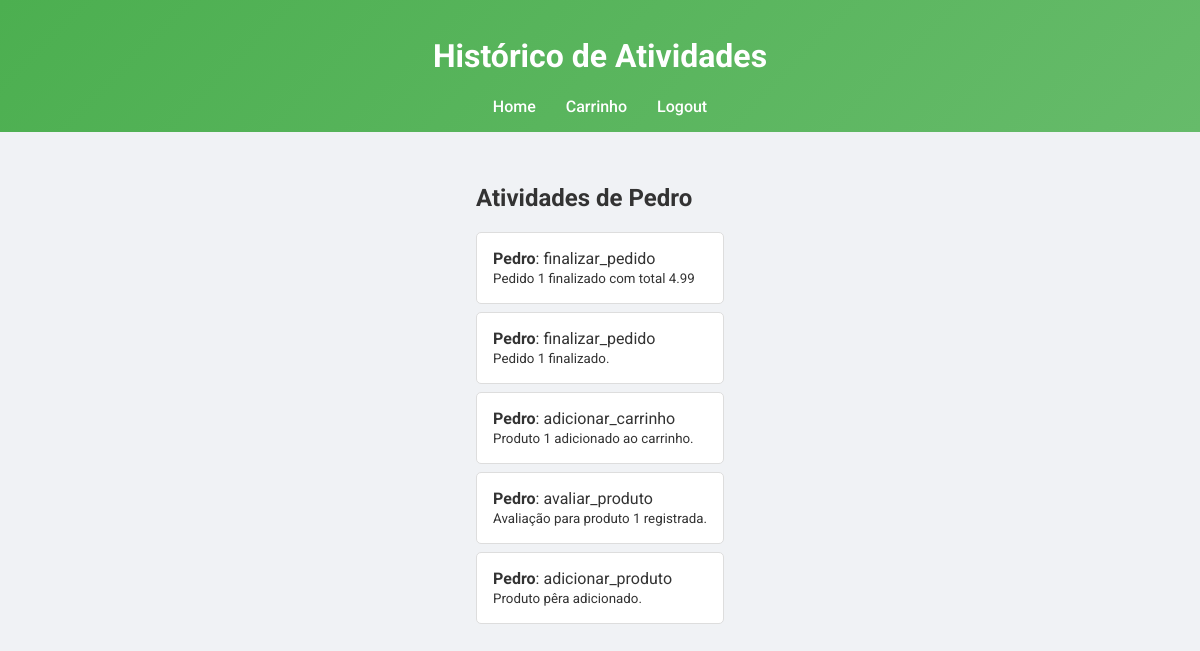
The page /historico (signed in) on the database its author committed.
### tables this page shows
CREATE TABLE log_atividades (
                                    id INTEGER PRIMARY KEY AUTOINCREMENT,
                                    username TEXT NOT NULL,
                                    acao TEXT NOT NULL,
                                    detalhes TEXT,
                                    data TIMESTAMP DEFAULT CURRENT_TIMESTAMP);

### controllers.py (the view)
@bp.route('/historico')
def historico():
    if 'username' not in session:
        return redirect(url_for('bp.login'))
    username = session['username']
    atividades = LogAtividades.listar(username)
    return render_template('historico.html', atividades=atividades, username=username)

### models.py (called while the page is built)
    @staticmethod
    def get_connection():
        return sqlite3.connect(db_path)

    @staticmethod
    def listar(username):
        with DatabaseManager.get_connection() as conn:
            cursor = conn.cursor()
            cursor.execute(
                "SELECT * FROM log_atividades WHERE username = ? ORDER BY data DESC",
                (username,)
            )
            return cursor.fetchall()

### templates/historico.html (shortened to what this page needs)
<!DOCTYPE html>
<html lang="pt-BR">
  <head>
    <link rel="stylesheet" href="/static/style.css" />
  </head>
  <body>
    <header>
      <h1>Histórico de Atividades</h1>
      <nav>
        <a href="/">Home</a>
        <a href="/carrinho">Carrinho</a>
        <a href="/logout">Logout</a>
      </nav>
    </header>
    <main>
      <h2>Atividades de {{ username }}</h2>
      <ul class="historico-list">
        {% for atividade in atividades %}
        <li>
          <strong>{{ atividade[1] }}</strong>: {{ atividade[2] }}<br />
          <small>{{ atividade[3] }}</small>
        </li>
        {% endfor %}
      </ul>
    </main>
  </body>
</html>

### static/style.css (style rules this page uses)
html, body { margin: 0; padding: 0; height: 100%; }
body { display: flex; flex-direction: column; min-height: 100vh; font-family: "Roboto", sans-serif; background: #f0f2f5; color: #333; }
header { background: linear-gradient(135deg, #4caf50, #66bb6a); color: #fff; padding: 1rem; text-align: center; }
header nav { display: flex; justify-content: center; flex-wrap: wrap; }
header nav a { color: #fff; text-decoration: none; margin: 0 15px; font-weight: 500; transition: color 0.3s, transform 0.3s; }
main { flex: 1; padding: 2rem; max-width: 1200px; margin: 0 auto; }
.historico-list { list-style: none; padding: 0; }
.historico-list li { background: #fff; padding: 1rem; border: 1px solid #ddd; border-radius: 5px; margin-bottom: 0.5rem; }

### rows shown on the page
log_atividades: username "Pedro", acao "finalizar_pedido", detalhes "Pedido 1 finalizado com total 4.99"
log_atividades: username "Pedro", acao "finalizar_pedido", detalhes "Pedido 1 finalizado."
log_atividades: username "Pedro", acao "adicionar_carrinho", detalhes "Produto 1 adicionado ao carrinho."
log_atividades: username "Pedro", acao "avaliar_produto", detalhes "Avaliação para produto 1 registrada."
log_atividades: username "Pedro", acao "adicionar_produto", detalhes "Produto pêra adicionado."

### other values the page prints
{{ username }} "Pedro"
